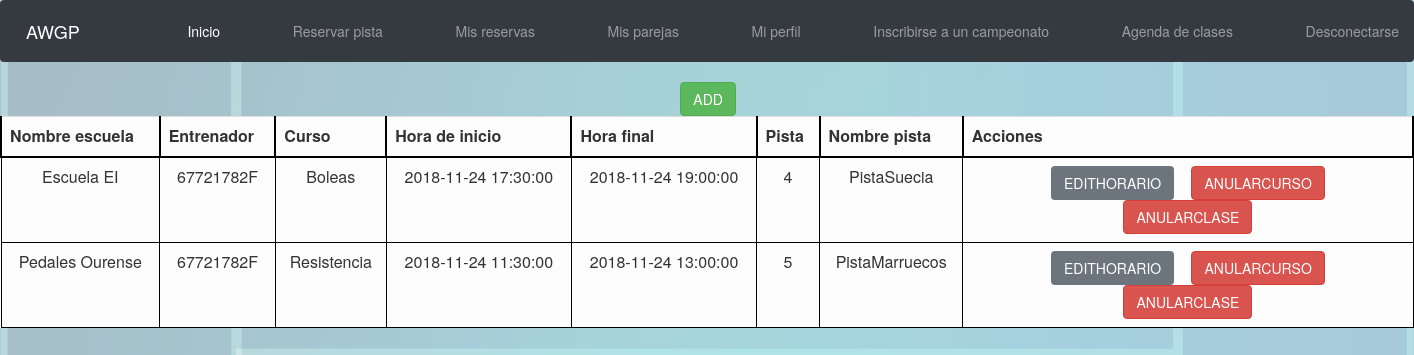
The app's page /Controllers/Controller_Clase.php (signed in) with its own data.
### tables this page shows
CREATE TABLE IF NOT EXISTS `Clase` (
  `Clase` INT NOT NULL AUTO_INCREMENT,
  `Reserva_Reserva` INT NOT NULL,
  `codigoEscuela` INT NOT NULL,
  `Entrenador` VARCHAR(9) NOT NULL,
  `Curso` VARCHAR(45) NOT NULL,
  PRIMARY KEY (`Clase`),
  INDEX `fk_Clase_Reserva1_idx` (`Reserva_Reserva` ASC),
  INDEX `fk_Clase_Escuela1_idx` (`codigoEscuela` ASC),
  INDEX `fk_Clase_Deportista1_idx` (`Entrenador` ASC),
  CONSTRAINT `fk_Clase_Reserva1`
    FOREIGN KEY (`Reserva_Reserva`)
    REFERENCES `Reserva` (`Reserva`)
    ON DELETE CASCADE
    ON UPDATE CASCADE,
  CONSTRAINT `fk_Clase_Escuela1`
    FOREIGN KEY (`codigoEscuela`)
    REFERENCES `Escuela` (`codigoEscuela`)
    ON DELETE CASCADE
    ON UPDATE CASCADE,
  CONSTRAINT `fk_Clase_Deportista1`
    FOREIGN KEY (`Entrenador`)
    REFERENCES `Deportista` (`DNI`)
    ON DELETE CASCADE
    ON UPDATE CASCADE);

CREATE TABLE IF NOT EXISTS `Escuela` (
  `codigoEscuela` INT NOT NULL AUTO_INCREMENT,
  `nombreEscuela` VARCHAR(45) NULL,
  PRIMARY KEY (`codigoEscuela`));

CREATE TABLE IF NOT EXISTS `Horario` (
  `Horario` INT NOT NULL AUTO_INCREMENT,
  `HoraInicio` DATETIME NULL,
  `HoraFin` DATETIME NULL,
  PRIMARY KEY (`Horario`));

CREATE TABLE IF NOT EXISTS `Pista` (
  `codigoPista` INT NOT NULL AUTO_INCREMENT,
  `nombre` VARCHAR(45) NULL,
  PRIMARY KEY (`codigoPista`));

### Modelos/Clase.php (called while the page is built, shortened)
<?php
class Clase{
	var $Entrenador;
	var $mysqli;
	function __construct($Clase, $Reserva_Reserva, $codigoEscuela, $Entrenador, $Curso){
  		$this->Entrenador = $Entrenador;
		include_once '../Functions/ConectarBD.php';
		$this->mysqli = ConectarBD();
	}
	function SHOWALLFROM(){
		$sql = $this->mysqli->prepare("	SELECT 	clase.Clase, escuela.codigoEscuela, escuela.nombreEscuela, clase.Entrenador, clase.Reserva_Reserva, clase.Curso,
												horario.Horario, horario.HoraInicio, horario.HoraFin, pista.codigoPista, pista.nombre
										FROM clase, escuela, reserva, pista_tiene_horario, horario, pista
										WHERE 	clase.Entrenador = ? AND clase.Reserva_Reserva = reserva.Reserva AND
												reserva.codigoPistayHorario = pista_tiene_horario.codigoPistayHorario AND pista_tiene_horario.Horario_Horario = horario.Horario
												AND pista_tiene_horario.Pista_codigoPista = pista.codigoPista AND clase.codigoEscuela = escuela.codigoEscuela
										ORDER BY Curso");
		$sql->bind_param("s", $this->Entrenador);
		$sql->execute();
		$resultado = $sql->get_result();
		if(!$resultado){
			return 'No se ha podido conectar con la BD';
		}else{
			return $resultado;
		}
	}
}
?>

### Functions/ConectarBD.php (called while the page is built, shortened)
<?php
function ConectarBD()
	{
	    $mysqli = new mysqli("localhost", "AWGPusr", "AWGPass", "awgp");
		return $mysqli;
	}
?>

### Views/Clase/Clase_SHOWALLFROM.php (the view, shortened to what this page needs)
<?php
class Clase_SHOWALLFROM{
	var $showAnularCurso = true;
	var $showEditHorario = true;
	var $showAnular = true;
	var $controlador;
	var $acciones = 'Acciones';
	var $resultado;
	var $camposAMostrar;
	function __construct($respuesta){
		$this->controlador = 'Controller_Clase.php';
		$this->resultado = $respuesta;
		$this->camposAMostrar = array("nombreEscuela", "Entrenador", "Curso", "HoraInicio", "HoraFin", "codigoPista", "nombre");
		$this->campos = array(	"nombreEscuela" => "Nombre escuela", "Entrenador" => "Entrenador", "Curso" => "Curso", "HoraInicio" => "Hora de inicio", "HoraFin" => "Hora final",
								"codigoPista" => "Pista", "nombre" => "Nombre pista");
		$this->toString();
	}
	function botonesOpcion(){
		if($this->showEditHorario){
			echo "<input class='btn btn-secondary' type='submit' name='submit' value='EDITHORARIO'/>";
		}
		if($this->showAnularCurso){
			echo "<input class='btn btn-danger' type='submit' name='submit' value='ANULARCURSO'/>";
		}
		if($this->showAnular){
			echo "<input class='btn btn-danger' type='submit' name='submit' value='ANULARCLASE'/>";
		}
	}
	function toString(){
		include '../Views/base/header.php';
		echo '<table align="center">';
			echo "<form id='AnadirBuscar' method='GET' action='"; echo $this->controlador; echo "'>";
			echo '<tr class="filaInvisible">';
				echo '<td class="celdaInvisible">';
				echo "<input class='btn btn-success' type='submit' name='submit' value='ADD'/>";
				echo '</td>';
			echo '</tr>';
			echo '</form>';
		echo '</table>';
		echo '<table class="table table-light">';
			echo '<tr class="fila">';
				while($tituloColumna = $this->resultado->fetch_field()){
					if(in_array($tituloColumna->name, $this->camposAMostrar)){
						echo '<th class="tituloColumna">';
							echo $this->campos[$tituloColumna->name];
						echo '</th>';
					}
				}
				echo '<th class="tituloColumna">';
				echo $this->acciones;
				echo '</th>';
			echo '</tr>';
			$num = 0;
			while($fila = $this->resultado->fetch_row()){
				echo "<form id='formularioOpcion"; echo $num; echo "' method='GET' action='"; echo $this->controlador; echo "'>";
				echo '<tr class="fila">';
				for($i = 0; $i < sizeof($fila); $i++){
					$name = $this->resultado->fetch_fields()[$i]->name;
					if(in_array($name, $this->camposAMostrar)){
						echo '<td class="celda">';
						echo $fila[$i];
						echo '</td>';
					}else{
						echo "<input type='hidden' name='"; echo $name; echo "' value=\""; echo $fila[$i]; echo "\">";
					}
				}
					echo '<td class="celda">';
						$this->botonesOpcion();
					echo '</td>';
				echo '</tr>';
				echo '</form>';
				$num++;
			}
		echo '</table>';
		include '../Views/base/footer.php';
	}
}
?>

### css/style.css (style rules this page uses)
.btn { margin-left: 2%; margin-right: 2%; }
html { font: Arial; }
body { background-image: url(../img/padel.png); background-size: contain; }
th { text-align: center; }
.tituloColumna { border-top: 2px solid black; border-right: 2px solid black; border-left: 2px solid black; border-bottom: 2px solid black; }
.celda { text-align: center; border: 1px solid black; padding-top: 3; padding-bottom: 3; padding-left: 10; padding-right: 10; }

### records on screen
clase: codigoEscuela.nombreEscuela "Escuela EI", Entrenador "67721782F", Curso "Boleas", horario.HoraInicio "2018-11-24 17:30:00", horario.HoraFin "2018-11-24 19:00:00", pista.codigoPista "4", pista.nombre "PistaSuecia"
clase: codigoEscuela.nombreEscuela "Pedales Ourense", Entrenador "67721782F", Curso "Resistencia", horario.HoraInicio "2018-11-24 11:30:00", horario.HoraFin "2018-11-24 13:00:00", pista.codigoPista "5", pista.nombre "PistaMarruecos"

### other values on screen
$this->campos[$tituloColumna->name] "Nombre escuela"
$this->campos[$tituloColumna->name] "Entrenador"
$this->campos[$tituloColumna->name] "Curso"
$this->campos[$tituloColumna->name] "Hora de inicio"
$this->campos[$tituloColumna->name] "Hora final"
$this->campos[$tituloColumna->name] "Pista"
$this->campos[$tituloColumna->name] "Nombre pista"
$this->acciones "Acciones"
